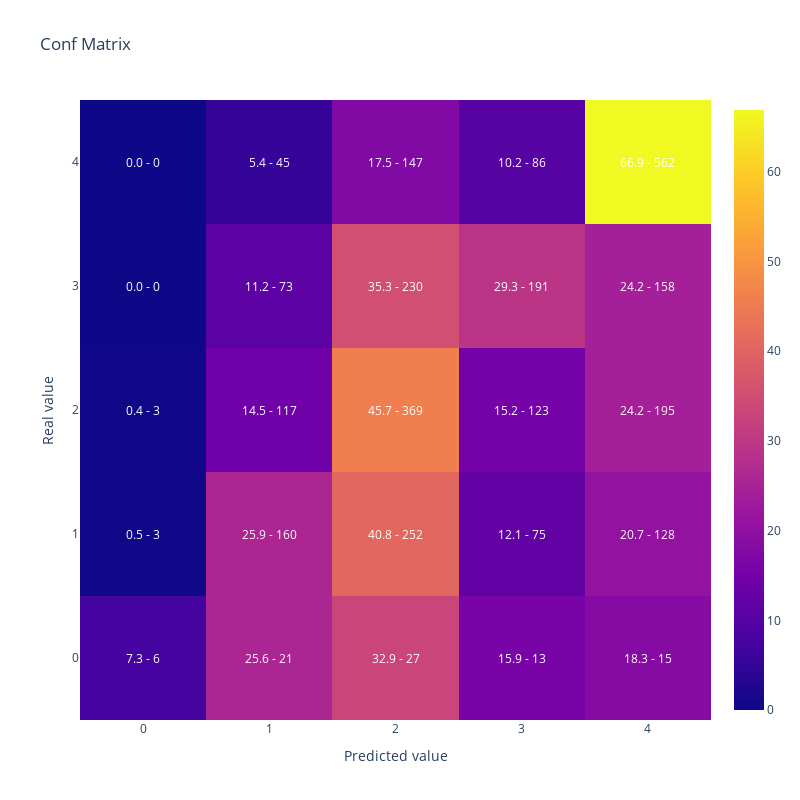

Notebook code cell kept with this figure:
### Code cell
#Vamos a replicar el resultado de la optimizacion reentrenando el modelo con el mejor conjunto de hiperparametros
#Generamos parametros incluyendo los fijos y la mejor solución que encontro optuna
lgb_params =  {      
                        'objective': 'multiclass',
                        'verbosity':-1,
                        'num_class': len(y_train.unique())} | study.best_params

lgb_train_dataset = lgb.Dataset(data=X_train,
                                label=y_train)


#Entreno
lgb_model = lgb.train(lgb_params,
                    lgb_train_dataset)

y_preds = lgb_model.predict(X_val).argmax(axis=1)

#Muestro matriz de confusion y kappa
display(plot_confusion_matrix(y_val, y_preds))

cohen_kappa_score(y_val,y_preds,
                  weights = 'quadratic')

### Figure 1 — Plotly figure (JSON) as saved in the notebook; plotly's stock layout.template omitted (floating-point values rounded to 4 significant figures)
{"data": [{"type": "heatmap", "x": [0, 1, 2, 3, 4], "y": [0, 1, 2, 3, 4], "z": [[7.317, 25.61, 32.93, 15.85, 18.29], [0.4854, 25.89, 40.78, 12.14, 20.71], [0.3717, 14.5, 45.72, 15.24, 24.16], [0, 11.2, 35.28, 29.29, 24.23], [0, 5.357, 17.5, 10.24, 66.9]]}], "layout": {"annotations": [{"font": {"color": "white"}, "showarrow": false, "text": "7.3 - 6", "x": 0, "xref": "x", "y": 0, "yref": "y"}, {"font": {"color": "white"}, "showarrow": false, "text": "25.6 - 21", "x": 1, "xref": "x", "y": 0, "yref": "y"}, {"font": {"color": "white"}, "showarrow": false, "text": "32.9 - 27", "x": 2, "xref": "x", "y": 0, "yref": "y"}, {"font": {"color": "white"}, "showarrow": false, "text": "15.9 - 13", "x": 3, "xref": "x", "y": 0, "yref": "y"}, {"font": {"color": "white"}, "showarrow": false, "text": "18.3 - 15", "x": 4, "xref": "x", "y": 0, "yref": "y"}, {"font": {"color": "white"}, "showarrow": false, "text": "0.5 - 3", "x": 0, "xref": "x", "y": 1, "yref": "y"}, {"font": {"color": "white"}, "showarrow": false, "text": "25.9 - 160", "x": 1, "xref": "x", "y": 1, "yref": "y"}, {"font": {"color": "white"}, "showarrow": false, "text": "40.8 - 252", "x": 2, "xref": "x", "y": 1, "yref": "y"}, {"font": {"color": "white"}, "showarrow": false, "text": "12.1 - 75", "x": 3, "xref": "x", "y": 1, "yref": "y"}, {"font": {"color": "white"}, "showarrow": false, "text": "20.7 - 128", "x": 4, "xref": "x", "y": 1, "yref": "y"}, {"font": {"color": "white"}, "showarrow": false, "text": "0.4 - 3", "x": 0, "xref": "x", "y": 2, "yref": "y"}, {"font": {"color": "white"}, "showarrow": false, "text": "14.5 - 117", "x": 1, "xref": "x", "y": 2, "yref": "y"}, {"font": {"color": "white"}, "showarrow": false, "text": "45.7 - 369", "x": 2, "xref": "x", "y": 2, "yref": "y"}, {"font": {"color": "white"}, "showarrow": false, "text": "15.2 - 123", "x": 3, "xref": "x", "y": 2, "yref": "y"}, {"font": {"color": "white"}, "showarrow": false, "text": "24.2 - 195", "x": 4, "xref": "x", "y": 2, "yref": "y"}, {"font": {"color": "white"}, "showarrow": false, "text": "0.0 - 0", "x": 0, "xref": "x", "y": 3, "yref": "y"}, {"font": {"color": "white"}, "showarrow": false, "text": "11.2 - 73", "x": 1, "xref": "x", "y": 3, "yref": "y"}, {"font": {"color": "white"}, "showarrow": false, "text": "35.3 - 230", "x": 2, "xref": "x", "y": 3, "yref": "y"}, {"font": {"color": "white"}, "showarrow": false, "text": "29.3 - 191", "x": 3, "xref": "x", "y": 3, "yref": "y"}, {"font": {"color": "white"}, "showarrow": false, "text": "24.2 - 158", "x": 4, "xref": "x", "y": 3, "yref": "y"}, {"font": {"color": "white"}, "showarrow": false, "text": "0.0 - 0", "x": 0, "xref": "x", "y": 4, "yref": "y"}, {"font": {"color": "white"}, "showarrow": false, "text": "5.4 - 45", "x": 1, "xref": "x", "y": 4, "yref": "y"}, {"font": {"color": "white"}, "showarrow": false, "text": "17.5 - 147", "x": 2, "xref": "x", "y": 4, "yref": "y"}, {"font": {"color": "white"}, "showarrow": false, "text": "10.2 - 86", "x": 3, "xref": "x", "y": 4, "yref": "y"}, {"font": {"color": "white"}, "showarrow": false, "text": "66.9 - 562", "x": 4, "xref": "x", "y": 4, "yref": "y"}], "height": 800, "title": {"text": "Conf Matrix"}, "width": 800, "xaxis": {"title": {"text": "Predicted value"}}, "yaxis": {"title": {"text": "Real value"}}}}
